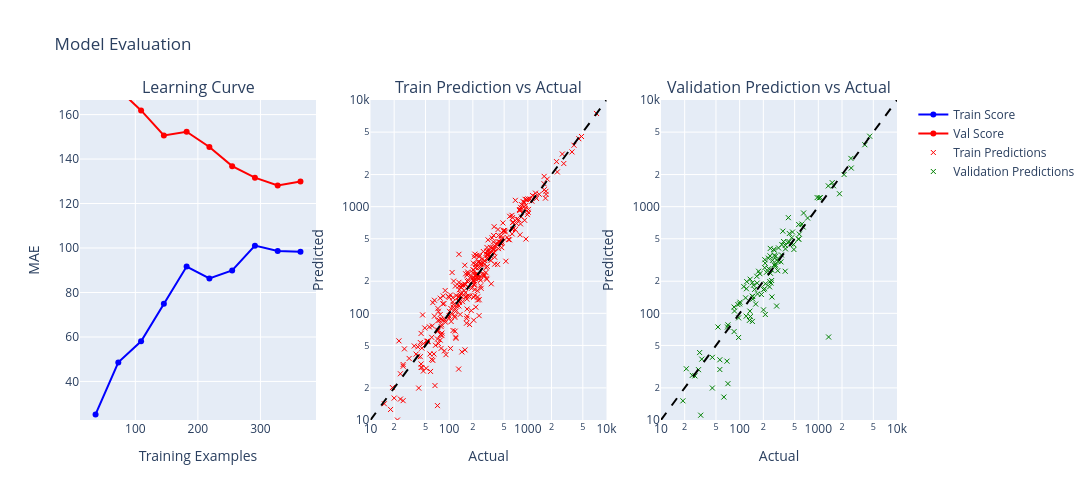

Source (notebook cell):
### Code cell
plotting_pred_vs_actual_LC(pipeline11, X_train_ride_11, y_train_ride_11, X_val_ride_11, y_val_ride_11, X_train_ride_T1, X_val_ride_T1)

### Figure 1 — Plotly figure (JSON) as saved in the notebook; plotly's stock layout.template omitted (floating-point values rounded to 4 significant figures; data arrays with more than 128 entries replaced by an {"elided": "..."} marker saying what was removed)
{"data": [{"hovertemplate": "Size: %{x:.0f}<br>MAE: %{y:.0f}s<extra></extra>", "line": {"color": "blue"}, "mode": "lines+markers", "name": "Train Score", "type": "scatter", "x": [36.4, 72.8, 109.2, 145.6, 182.0, 218.4, 254.8, 291.2, 327.6, 364.0], "xaxis": "x", "y": [25.18, 48.57, 58.06, 74.91, 91.66, 86.35, 89.92, 101.1, 98.69, 98.34], "yaxis": "y"}, {"hovertemplate": "Size: %{x:.0f}<br>MAE: %{y:.0f}s<extra></extra>", "line": {"color": "red"}, "mode": "lines+markers", "name": "Val Score", "type": "scatter", "x": [36.4, 72.8, 109.2, 145.6, 182.0, 218.4, 254.8, 291.2, 327.6, 364.0], "xaxis": "x", "y": [1787.0, 171.4, 161.9, 150.6, 152.3, 145.4, 136.8, 131.6, 128.1, 129.9], "yaxis": "y"}, {"customdata": {"elided": "364 int values"}, "hovertemplate": "<b>Segment ID:</b> %{text}<br><b>Actual:</b> %{x:.0f}s<br><b>Predicted:</b> %{y:.0f}s<extra></extra>", "marker": {"line": {"color": "red", "width": 1}, "size": 5, "symbol": "x-thin"}, "mode": "markers", "name": "Train Predictions", "text": {"elided": "364 float values"}, "type": "scatter", "x": {"elided": "364 int values"}, "xaxis": "x2", "y": {"elided": "364 float values"}, "yaxis": "y2"}, {"line": {"color": "black", "dash": "dash"}, "mode": "lines", "showlegend": false, "type": "scatter", "x": [10, 10000], "xaxis": "x2", "y": [10, 10000], "yaxis": "y2"}, {"customdata": {"elided": "132 int values"}, "hovertemplate": "<b>Segment ID:</b> %{text}<br><b>Actual:</b> %{x:.0f}s<br><b>Predicted:</b> %{y:.0f}s<extra></extra>", "marker": {"line": {"color": "green", "width": 1}, "size": 5, "symbol": "x-thin"}, "mode": "markers", "name": "Validation Predictions", "text": {"elided": "132 float values"}, "type": "scatter", "x": {"elided": "132 int values"}, "xaxis": "x3", "y": {"elided": "132 float values"}, "yaxis": "y3"}, {"line": {"color": "black", "dash": "dash"}, "mode": "lines", "showlegend": false, "type": "scatter", "x": [10, 10000], "xaxis": "x3", "y": [10, 10000], "yaxis": "y3"}], "layout": {"annotations": [{"font": {"size": 16}, "showarrow": false, "text": "Learning Curve", "x": 0.1444, "xanchor": "center", "xref": "paper", "y": 1, "yanchor": "bottom", "yref": "paper"}, {"font": {"size": 16}, "showarrow": false, "text": "Train Prediction vs Actual", "x": 0.5, "xanchor": "center", "xref": "paper", "y": 1, "yanchor": "bottom", "yref": "paper"}, {"font": {"size": 16}, "showarrow": false, "text": "Validation Prediction vs Actual", "x": 0.8556, "xanchor": "center", "xref": "paper", "y": 1, "yanchor": "bottom", "yref": "paper"}], "height": 500, "hovermode": "closest", "title": {"text": "Model Evaluation"}, "width": 1400, "xaxis": {"anchor": "y", "domain": [0, 0.2889], "title": {"text": "Training Examples"}}, "xaxis2": {"anchor": "y2", "domain": [0.3556, 0.6444], "range": [1, 4], "title": {"text": "Actual"}, "type": "log"}, "xaxis3": {"anchor": "y3", "domain": [0.7111, 1], "range": [1, 4], "title": {"text": "Actual"}, "type": "log"}, "yaxis": {"anchor": "x", "domain": [0, 1], "range": [22.67, 166.6], "title": {"text": "MAE"}}, "yaxis2": {"anchor": "x2", "domain": [0, 1], "range": [1, 4], "title": {"text": "Predicted"}, "type": "log"}, "yaxis3": {"anchor": "x3", "domain": [0, 1], "range": [1, 4], "title": {"text": "Predicted"}, "type": "log"}}}
